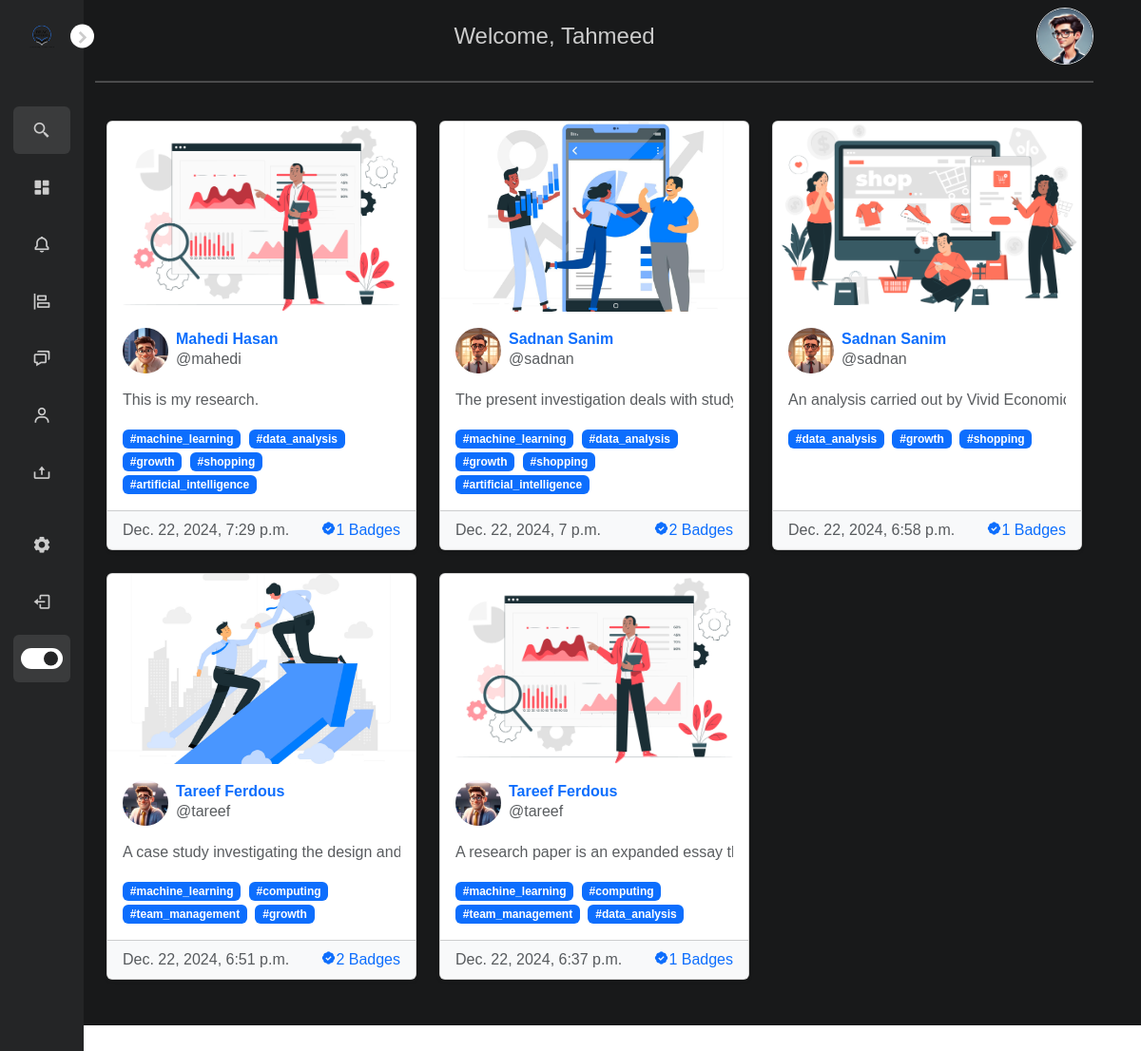
The page /post/ (signed in) on the database its author committed.
### authy/models.py (models this page shows)
class Profile(models.Model):
	user = models.OneToOneField(User, on_delete=models.CASCADE)
	first_name = models.CharField(max_length=50, null=True, blank=True)
	last_name = models.CharField(max_length=50, null=True, blank=True)
	location = models.CharField(max_length=50, null=True, blank=True)
	url = models.CharField(max_length=80, null=True, blank=True)
	profile_info = models.TextField(max_length=150, null=True, blank=True)
	created = models.DateField(auto_now_add=True)
	favorites = models.ManyToManyField(Post)
	picture = models.ImageField(upload_to=user_directory_path, blank=True, null=True, verbose_name='Picture')

### post/models.py (models this page shows, shortened)
class Post(models.Model):
    id = models.UUIDField(primary_key=True, default=uuid.uuid4, editable=False)
    picture = models.ImageField(upload_to=user_directory_path, verbose_name='Picture', null=False)
    caption = models.TextField(max_length=1500, verbose_name='Caption')
    posted = models.DateTimeField(auto_now_add=True)
    tags = models.ManyToManyField(Tag, related_name='posts')
    user = models.ForeignKey(User, on_delete=models.CASCADE)
    likes = models.IntegerField(default=0)
    def get_absolute_url(self):
        return reverse('postdetails', args=[str(self.id)])

class Tag(models.Model):
    title = models.CharField(max_length=75, verbose_name='Tag')
    slug = models.SlugField(null=False, unique=True)
    class Meta:
        verbose_name_plural = 'Tags'
    def get_absolute_url(self):
        return reverse('tags', args=[self.slug])
    def __str__(self):
        return self.title

### post/views.py (the view)
# urls.py: path('', index, name='index'),
@login_required
@never_cache
def index(request):
	user = request.user
	posts = Stream.objects.filter(user=user)
	group_ids = []
	for post in posts:
		group_ids.append(post.post_id)
	post_items = Post.objects.filter(id__in=group_ids).all().order_by('-posted')
	template = loader.get_template('index.html')
	context = {
		'post_items': post_items,
	}
	return HttpResponse(template.render(context, request))

### direct/views.py (called while the page is built)
def checkDirects(request):
	directs_count = 0
	if request.user.is_authenticated:
		directs_count = Message.objects.filter(user=request.user, is_read=False).count()
	return {'directs_count':directs_count}

### notifications/views.py (called while the page is built)
def CountNotifications(request):
	count_notifications = 0
	if request.user.is_authenticated:
		count_notifications = Notification.objects.filter(user=request.user, is_seen=False).count()
	return {'count_notifications':count_notifications}

### Config/templates/index.html (shortened to what this page needs)
{% extends 'base.html' %}
{% load static %}
{% block content %}
    <div class="row align-items-center">
      <div class="col text-center">
        <h4 class="mb-3 mt-3">Welcome,
          {% if request.user.profile.first_name %}
            {{ request.user.profile.first_name }}
          {% else %}
            Unknown
          {% endif %}
        </h4>
      </div>
      <div class="col-auto">
        {% if user.profile.picture %}
        <a href="{{ user.profile.get_absolute_url }}">
          <img class="rounded-circle img-fluid border"
               src="{{ user.profile.picture.url }}"
               alt="Profile Picture"
               style="width: 60px; height: 60px; object-fit: cover;">
        </a>
        {% else %}
        <img class="rounded-circle img-fluid border"
             src="{% static 'img/person.jpg' %}"
             alt="Pic"
             style="width: 60px; height: 60px; object-fit: cover;">
        {% endif %}
      </div>
    </div>
<hr class="mb-4">
<div class="container-fluid py-3">
    <div class="row g-4">
        {% for post_item in post_items %}
        <div class="col-12 col-md-6 col-lg-4">
            <div class="card h-100 shadow-sm">
                <div class="card-image">
                    {% if post_item.picture %}
                    <a href="{{ post_item.get_absolute_url }}">
                        <img src="{{ post_item.picture.url }}"
                             class="card-img-top rounded-top"
                             style="height: 200px; object-fit: cover;"
                             alt="Post Image">
                    </a>
                    {% else %}
                    <img src="{% static 'media/def.png' %}"
                         class="card-img-top rounded-top"
                         alt="Default Image">
                    {% endif %}
                </div>
                <div class="card-body">
                    <div class="d-flex align-items-center mb-3">
                        <a href="{% url 'profile' post_item.user %}">
                        {% if post_item.user.profile.picture %}
                        <img src="{{ post_item.user.profile.picture.url }}"
                             alt="User Profile"
                             class="rounded-circle me-2"
                             style="width: 48px; height: 48px;">
                        {% else %}
                        <img src="{% static 'img/logo.png' %}"
                             alt="Default Profile"
                             class="rounded-circle me-2"
                             style="width: 48px; height: 48px;">
                        {% endif %}
                        </a>
                        <div class="flex-grow-1">
                            <a href="{% url 'profile' post_item.user %}" class="text-decoration-none">
                                <h6 class="mb-0 text-truncate fw-bold">
                                    {% if post_item.user.profile.first_name %}
                                    {{ post_item.user.profile.first_name }} {{ post_item.user.profile.last_name }}
                                    {% else %}
                                    BRAC University
                                    {% endif %}
                                </h6>
                            </a>
                            <p class="text-muted small mb-0 fs-6">@{{ post_item.user.username }}</p>
                        </div>
                    </div>
                    <p class="card-text text-muted text-truncate mb-3 small fs-6"
                       style="max-height: 4.5em; overflow: hidden; line-height: 1.5em;">
                        {{ post_item.caption }}
                    </p>
                    <div class="fs-6">
                        {% for tag in post_item.tags.all %}
                        <a href="{{ tag.get_absolute_url }}" class="badge bg-primary text-decoration-none me-1">#{{ tag }}</a>
                        {% endfor %}
                    </div>
                </div>
                <div class="card-footer bg-light d-flex justify-content-between align-items-center text-muted small fs-6">
                    <span> <time datetime="{{ post_item.posted }}">{{ post_item.posted }}</time></span>
                    <a href="{% url 'postlike' post_item.id %}" class="text-decoration-none">
                        <i class='bx bxs-badge-check'></i>{{ post_item.likes }} Badges
                    </a>
                </div>
            </div>
        </div>
        {% endfor %}
    </div>
</div>
{% endblock %}

### Config/static/css/style1.css (style rules this page uses)
* { font-family: sans-serif; margin: 0; padding: 0; box-sizing: border-box; }
:root { --body-color: #E4E9F7; --sidebar-color: #FFF; --primary-color: #5d5c5e; --primary-color-light: #F6F5FF; --toggle-color: #DDD; --text-color: #707070; --tran-02: all 0.2s ease; --tran-03: all 0.3s ease; --tran-04: all 0.4s ease; --tran-05: all 0.5s ease; }
body { height: 100vh; background: var(--body-color); transition: var(--tran-02); }
body.dark { --body-color: #18191A; --sidebar-color: #242526; --primary-color: #3A3B3C; --primary-color-light: #3A3B3C; --toggle-color: #FFF; --text-color: #CCC; }
body { overflow-x: hidden; }
.card-body .text-truncate { white-space: nowrap; overflow: hidden; text-overflow: ellipsis; }
.card-text.text-truncate { display: -webkit-box; -webkit-line-clamp: 3; -webkit-box-orient: vertical; overflow: hidden; }

### rows shown on the page
Post: picture (picture), user.profile.picture (picture), user.profile.first_name "Mahedi", user.profile.last_name "Hasan", user.username "mahedi", caption "This is my research.", posted "Dec. 22, 2024, 7:29 p.m.", likes "1"
Tag: title "machine_learning"
Tag: title "data_analysis"
Tag: title "growth"
Tag: title "shopping"
Tag: title "artificial_intelligence"
Post: picture (picture), user.profile.picture (picture), user.profile.first_name "Sadnan", user.profile.last_name "Sanim", user.username "sadnan", caption "The present investigation deals with st…", posted "Dec. 22, 2024, 7 p.m.", likes "2"
Post: picture (picture), user.profile.picture (picture), user.profile.first_name "Sadnan", user.profile.last_name "Sanim", user.username "sadnan", caption "An analysis carried out by Vivid Econo…", posted "Dec. 22, 2024, 6:58 p.m.", likes "1"
Post: picture (picture), user.profile.picture (picture), user.profile.first_name "Tareef", user.profile.last_name "Ferdous", user.username "tareef", caption "A case study investigating the design a…", posted "Dec. 22, 2024, 6:51 p.m.", likes "2"
Tag: title "computing"
Tag: title "team_management"
Post: picture (picture), user.profile.picture (picture), user.profile.first_name "Tareef", user.profile.last_name "Ferdous", user.username "tareef", caption "A research paper is an expanded essa…", posted "Dec. 22, 2024, 6:37 p.m.", likes "1"

### other values the page prints
{{ request.user.profile.first_name }} "Tahmeed"
